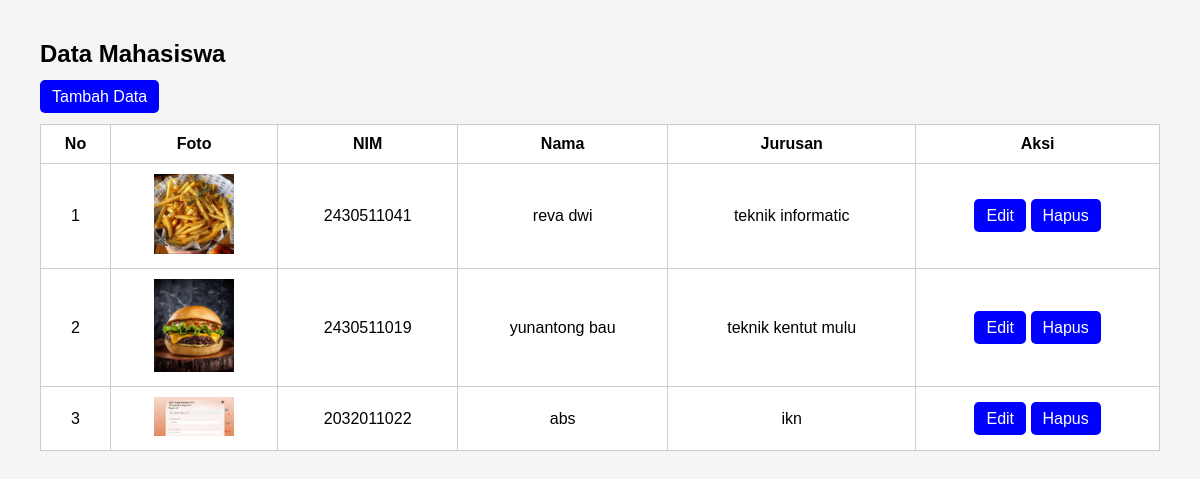
The page / on the database its author committed.
### tables this page shows
CREATE TABLE `mahasiswa` (
  `id` int(11) NOT NULL,
  `nim` varchar(20) DEFAULT NULL,
  `nama_lengkap` varchar(100) DEFAULT NULL,
  `jurusan` varchar(100) DEFAULT NULL,
  `foto` varchar(255) DEFAULT NULL
);

### index.php (the view, shortened to what this page needs)
<?php
include 'koneksi.php';
$data = mysqli_query($conn, "SELECT * FROM mahasiswa");
?>
<!DOCTYPE html>
<html>
<head>
    <link rel="stylesheet" href="style.css">
</head>
<body>
<h2>Data Mahasiswa</h2>
<a href="form.php">Tambah Data</a>
<br><br>
<table>
<tr>
    <th>No</th>
    <th>Foto</th>
    <th>NIM</th>
    <th>Nama</th>
    <th>Jurusan</th>
    <th>Aksi</th>
</tr>
<?php
$no = 1;
while($row = mysqli_fetch_assoc($data)){
?>
<tr>
<td><?= $no++; ?></td>
<td>
<img src="uploads/<?= $row['foto']; ?>" width="80">
</td>
<td><?= $row['nim']; ?></td>
<td><?= $row['nama_lengkap']; ?></td>
<td><?= $row['jurusan']; ?></td>
<td>
    <a href="form.php?id=<?= $row['id']; ?>">Edit</a>
    <a href="hapus.php?id=<?= $row['id']; ?>"
    onclick="return confirm('Yakin ingin hapus data?')">
    Hapus
    </a>
</td>
</tr>
<?php } ?>
</table>
</body>
</html>

### style.css (style rules this page uses)
body { font-family: Arial; margin: 40px; background: #f5f5f5; }
table { width: 100%; border-collapse: collapse; background: white; }
table, th, td { border: 1px solid #ccc; }
th, td { padding: 10px; text-align: center; }
a { text-decoration: none; padding: 8px 12px; background: blue; color: white; border-radius: 5px; }

### rows shown on the page
mahasiswa: foto (picture), nim "2430511041", nama_lengkap "reva dwi", jurusan "teknik informatic"
mahasiswa: foto (picture), nim "2430511019", nama_lengkap "yunantong bau", jurusan "teknik kentut mulu"
mahasiswa: foto (picture), nim "2032011022", nama_lengkap "abs", jurusan "ikn"
